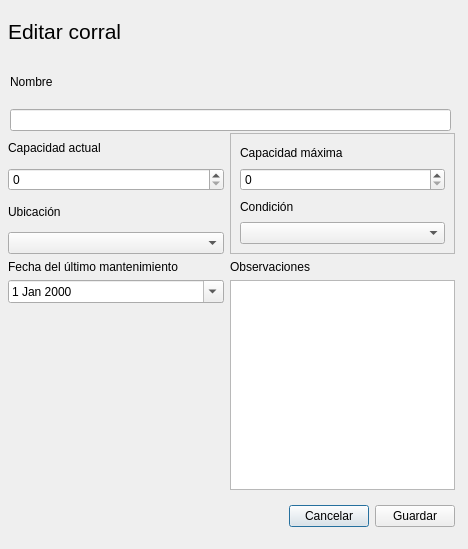
<?xml version="1.0" encoding="UTF-8"?>
<ui version="4.0">
 <class>Dialog</class>
 <widget class="QDialog" name="Dialog">
  <property name="geometry">
   <rect>
    <x>0</x>
    <y>0</y>
    <width>468</width>
    <height>549</height>
   </rect>
  </property>
  <property name="windowTitle">
   <string>Editar animal</string>
  </property>
  <widget class="QWidget" name="widget" native="true">
   <property name="geometry">
    <rect>
     <x>8</x>
     <y>496</y>
     <width>447</width>
     <height>41</height>
    </rect>
   </property>
   <layout class="QHBoxLayout" name="horizontalLayout">
    <item>
     <spacer name="horizontalSpacer">
      <property name="orientation">
       <enum>Qt::Horizontal</enum>
      </property>
      <property name="sizeHint" stdset="0">
       <size>
        <width>264</width>
        <height>20</height>
       </size>
      </property>
     </spacer>
    </item>
    <item>
     <widget class="QPushButton" name="pushButton">
      <property name="text">
       <string>Cancelar</string>
      </property>
     </widget>
    </item>
    <item>
     <widget class="QPushButton" name="pushButton_2">
      <property name="text">
       <string>Guardar</string>
      </property>
     </widget>
    </item>
   </layout>
  </widget>
  <widget class="QWidget" name="widget_2" native="true">
   <property name="geometry">
    <rect>
     <x>8</x>
     <y>133</y>
     <width>216</width>
     <height>121</height>
    </rect>
   </property>
   <layout class="QVBoxLayout" name="verticalLayout_2">
    <item>
     <widget class="QLabel" name="label_6">
      <property name="text">
       <string>Capacidad actual</string>
      </property>
     </widget>
    </item>
    <item>
     <widget class="QSpinBox" name="spinBox"/>
    </item>
    <item>
     <widget class="QLabel" name="label_4">
      <property name="text">
       <string>Ubicación</string>
      </property>
     </widget>
    </item>
    <item>
     <widget class="QComboBox" name="comboBox_3"/>
    </item>
   </layout>
  </widget>
  <widget class="QFrame" name="frame">
   <property name="geometry">
    <rect>
     <x>230</x>
     <y>133</y>
     <width>225</width>
     <height>121</height>
    </rect>
   </property>
   <property name="frameShape">
    <enum>QFrame::StyledPanel</enum>
   </property>
   <property name="frameShadow">
    <enum>QFrame::Raised</enum>
   </property>
   <layout class="QVBoxLayout" name="verticalLayout">
    <item>
     <widget class="QLabel" name="label_5">
      <property name="text">
       <string>Capacidad máxima</string>
      </property>
     </widget>
    </item>
    <item>
     <widget class="QSpinBox" name="spinBox_2"/>
    </item>
    <item>
     <widget class="QLabel" name="label_8">
      <property name="text">
       <string>Condición</string>
      </property>
     </widget>
    </item>
    <item>
     <widget class="QComboBox" name="comboBox_4"/>
    </item>
   </layout>
  </widget>
  <widget class="QWidget" name="widget_5" native="true">
   <property name="geometry">
    <rect>
     <x>8</x>
     <y>260</y>
     <width>216</width>
     <height>230</height>
    </rect>
   </property>
   <layout class="QGridLayout" name="gridLayout_2">
    <item row="1" column="0" colspan="2">
     <widget class="QDateEdit" name="dateEdit">
      <property name="calendarPopup">
       <bool>true</bool>
      </property>
     </widget>
    </item>
    <item row="0" column="0" colspan="2">
     <widget class="QLabel" name="label_7">
      <property name="text">
       <string>Fecha del último mantenimiento</string>
      </property>
     </widget>
    </item>
    <item row="2" column="0">
     <spacer name="verticalSpacer">
      <property name="orientation">
       <enum>Qt::Vertical</enum>
      </property>
      <property name="sizeHint" stdset="0">
       <size>
        <width>20</width>
        <height>111</height>
       </size>
      </property>
     </spacer>
    </item>
   </layout>
  </widget>
  <widget class="QWidget" name="widget_4" native="true">
   <property name="geometry">
    <rect>
     <x>8</x>
     <y>6</y>
     <width>441</width>
     <height>51</height>
    </rect>
   </property>
   <layout class="QHBoxLayout" name="horizontalLayout_2">
    <item>
     <widget class="QLabel" name="label">
      <property name="font">
       <font>
        <family>Segoe UI</family>
        <pointsize>16</pointsize>
       </font>
      </property>
      <property name="text">
       <string>Editar corral</string>
      </property>
     </widget>
    </item>
    <item>
     <spacer name="horizontalSpacer_2">
      <property name="orientation">
       <enum>Qt::Horizontal</enum>
      </property>
      <property name="sizeHint" stdset="0">
       <size>
        <width>207</width>
        <height>20</height>
       </size>
      </property>
     </spacer>
    </item>
   </layout>
  </widget>
  <widget class="QWidget" name="widget_3" native="true">
   <property name="geometry">
    <rect>
     <x>230</x>
     <y>260</y>
     <width>225</width>
     <height>230</height>
    </rect>
   </property>
   <layout class="QGridLayout" name="gridLayout">
    <item row="0" column="1">
     <widget class="QLabel" name="label_11">
      <property name="text">
       <string>Observaciones</string>
      </property>
     </widget>
    </item>
    <item row="1" column="1">
     <widget class="QTextEdit" name="textEdit"/>
    </item>
   </layout>
  </widget>
  <widget class="QWidget" name="widget_6" native="true">
   <property name="geometry">
    <rect>
     <x>10</x>
     <y>60</y>
     <width>441</width>
     <height>71</height>
    </rect>
   </property>
   <layout class="QVBoxLayout" name="verticalLayout_3">
    <item>
     <widget class="QLabel" name="label_3">
      <property name="text">
       <string>Nombre</string>
      </property>
     </widget>
    </item>
    <item>
     <widget class="QLineEdit" name="lineEdit_2"/>
    </item>
   </layout>
  </widget>
 </widget>
 <resources>
  <include location="resources.qrc"/>
  <include location="../../AppData/Local/Programs/Python/Python313/Lib/site-packages/QtDesigner/resources.qrc"/>
  <include location="../../.designer/backup/resources.qrc"/>
 </resources>
 <connections/>
</ui>
